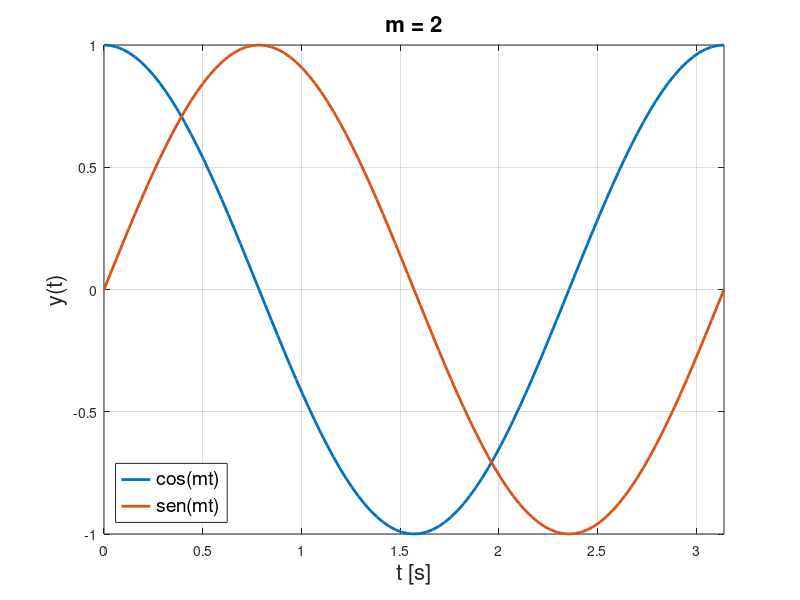

The MATLAB source for this figure:
close all
clear all
clc

m = 2;
t = 0:pi/100:pi;
y = cos(m*t);

y2 = sin(m*t);

plot(t, y, 'linewidth', 2)
hold on
grid on
plot(t, y2, 'linewidth', 2)
xlabel('t [s]', 'fontsize', 16)
ylabel('y(t)', 'fontsize', 16)
title('m = 2', 'fontsize', 16)
xlim([0, pi])
hold off

legend('cos(mt)', 'sen(mt)', 'fontsize', 14, 'location', 'southwest')
legend('cos(mt)', 'sen(mt)', 'fontsize', 14, 'location', 'southwest')
